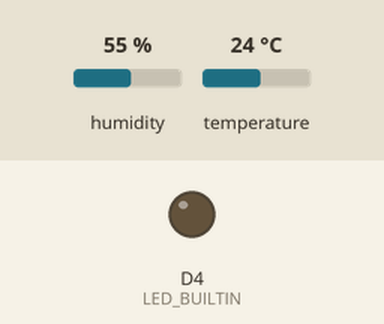
Simulated run of this program. Board: ESP8266 (Wemos D1 mini). Shown: output pins drawn as LEDs (lit = HIGH, except the on-board LED, lit = LOW). The inputs (shaded band) are chosen by the test bench; at power-on: humidity 55 %, temperature 24 °C. WiFi joins after 1.5 s; servers stay silent unless stated.

Above: at 0.3 s.
At 1.6 s:
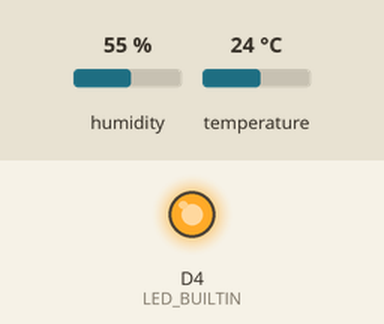
Timing chart, 0 to 3.1 s (numbered marks = the images above):
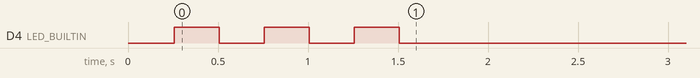

The program:

main.cpp
```cpp
// (licence header left out)
#include <Arduino.h>
#include "DHT.h"
#include <ESP8266WiFi.h>
#include <ESP8266WebServer.h>

//CONFIGURATION
//CHANGE ACCORDING TO YOUR SETUP
#define SENSOR_PIN D7
#define SENSOR_TYPE DHT22

//Averaging:
// - more stable reading
// - less responsivness
#define TEMP_AVG_SAMPLES 10
#define HUM_AVG_SAMPLES 30

#define SERVER_PORT 80 //port 80 is default HTTP port

#define WIFI_SSID "put-your-wifi-ssid-here"
#define WIFI_PSK "put-your-wifi-password-here"
//END OF CONFIGURATION

/*
POSSIBLE MODIFICATIONS:
  - send UDP broadcast packet with temperature and humidity
  - support for more sensor types
*/

DHT dht(SENSOR_PIN, SENSOR_TYPE);
ESP8266WebServer server(SERVER_PORT);
//temperature
float t=0;
float tavg[TEMP_AVG_SAMPLES];
uint8_t tavgi=0;
//humidity
float h=0;
float havg[HUM_AVG_SAMPLES];
uint8_t havgi=0;
//last measurement
uint32_t lm=0;

//send data to client
//data format:
//humidity <space> temperature
//humidity is always in % and temperature is in
//degree celsius
void handleRootPath() {
  digitalWrite(LED_BUILTIN, HIGH);
  //check for reading errors
  if(isnan(h) || isnan(t)) {
      server.send(500,"text/plain","Sensor failed");
  }
  else {
    //generate string with response
    String d=String(h)+" "+String(t);
    //and send it to client
    server.send(200, "text/plain", d);
  }
  digitalWrite(LED_BUILTIN, LOW);
}

void setup() {
  //initialize sensor
  dht.begin();

  //initialize averaging table
  h = dht.readHumidity();
  t = dht.readTemperature();
  for(uint8_t i=0;i<TEMP_AVG_SAMPLES;i++)
    tavg[i]=t;
  for(uint8_t i=0;i<HUM_AVG_SAMPLES;i++)
    havg[i]=h;

  //set wifi mode to STA
  //(disable builtin access point)
  WiFi.mode(WIFI_STA);
  //Try to connect to wifi network
  WiFi.begin(WIFI_SSID, WIFI_PSK);
  pinMode(LED_BUILTIN, OUTPUT);
  //blink builtin LED until connection is established
  while (WiFi.status() != WL_CONNECTED) {
    delay(250);
    digitalWrite(LED_BUILTIN, !digitalRead(LED_BUILTIN));
  }
  digitalWrite(LED_BUILTIN, LOW);
  //setup http server
  server.on("/", handleRootPath);
  server.begin();
}
void loop() {
  //read temperature every 5 seconds
  if(millis() - lm > 5000) {
    tavg[tavgi++]=dht.readTemperature();
    havg[havgi++]=dht.readHumidity();
    if(tavgi == TEMP_AVG_SAMPLES)
      tavgi=0;
    if(havgi == HUM_AVG_SAMPLES)
      havgi=0;
    t=0.0;
    h=0.0;
    for(uint8_t i=0;i<TEMP_AVG_SAMPLES;i++) {
      t+=tavg[i];
    }
    for(uint8_t i=0;i<HUM_AVG_SAMPLES;i++) {
      h+=havg[i];
    }
    t/=(float)TEMP_AVG_SAMPLES;
    h/=(float)HUM_AVG_SAMPLES;

    lm=millis();
    // If you want to display measurements to LCD
    // you probably want to do it more or less like
    // this:

    // lcd.clear();
    // lcd.print("Temp: ");
    // lcd.print(t);
    // lcd.print(" *C");
    // lcd.setCursor(0,1);
    // lcd.print("Hum:  ");
    // lcd.print(h);
    // lcd.print(" %");
  }
  //check if we have incoming connection
  server.handleClient();
  //blink led on lost connection until connected
  //again
  while (WiFi.status() != WL_CONNECTED) {
    delay(250);
    digitalWrite(LED_BUILTIN, !digitalRead(LED_BUILTIN));
  }
}
```
